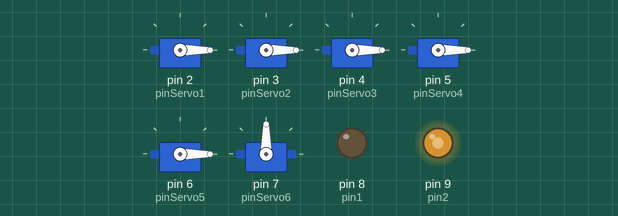
A sketch run on a simulated Arduino Uno, built with avr-gcc and run on an emulated ATmega328P. Shown: 6 × servo, output pins drawn as LEDs (lit = HIGH).

Above: at 0.05 s.
At 4.0 s:
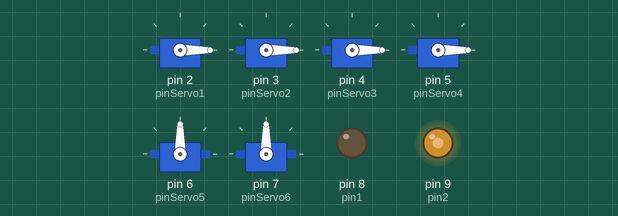
At 8.0 s:
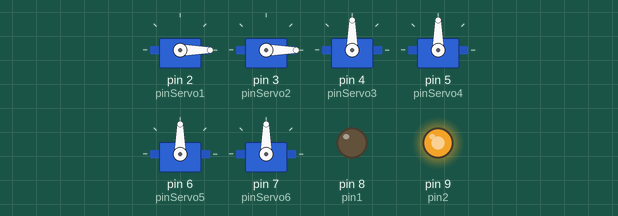
At 12.0 s:
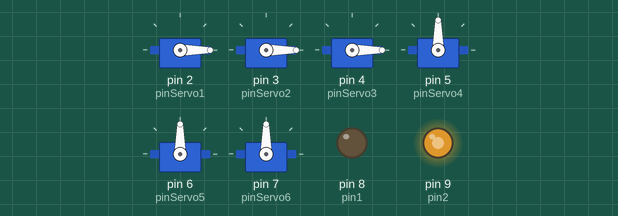
At 16.0 s:
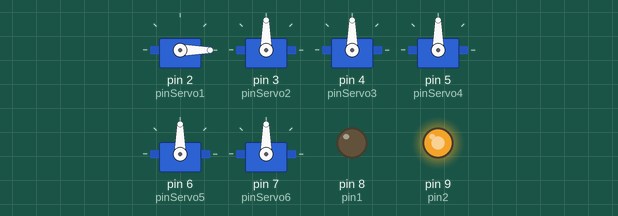
Timing chart, 0 to 18.4 s (numbered marks = the images above):
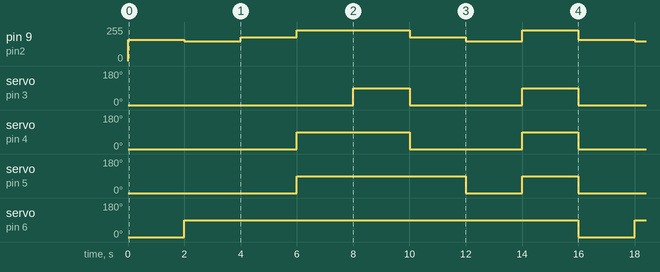

The sketch:

servo.ino
```cpp
#include <Servo.h>

#define pin1 8
#define pin2 9

#define pinServo1 2
#define pinServo2 3
#define pinServo3 4
#define pinServo4 5
#define pinServo5 6
#define pinServo6 7

Servo servo1;
Servo servo2;
Servo servo3;
Servo servo4;
Servo servo5;
Servo servo6;

int iniServo1 = 0, iniServo2 = 0, iniServo3 = 0, iniServo4 = 0, iniServo5 = 0, iniServo6 = 0;

int angle = 90;
int speed1;   //this takes the speed of the blower

//All notes are here
//0 indicates the hole being closed
//1 indicates the hole being open
//2 indicates the hole being half open
/*int c_sharp[] = {1,1,1,0,0,0};
int d[] = {1,1,0.5,0,0,0};
int d_sharp[] = {1,1,0,0,0,0};
int e[] = {1,0.5,0,0,0,0};
int f[] = {1,0,0,0,0,0};
int f_sharp[] = {0.5,0,0,0,0,0};
int g[] = {0,0,0,0,0,0};
int g_sharp[] = {1,1,1,1,1,1};
int a[] = {1,1,1,1,1,0.5};
int a_sharp[] = {1,1,1,1,1,0};
int b[] = {{1,1,1,1,0,0}*/

void b(){
  servo1.write(0);
  servo2.write(0);
  servo3.write(0);
  servo4.write(0);
  servo5.write(angle);
  servo6.write(angle);
}

void c_sharp(){
  servo1.write(0);
  servo2.write(0);
  servo3.write(0);
  servo4.write(angle);
  servo5.write(angle);
  servo6.write(angle);
}

void d(){
  servo1.write(0);
  servo2.write(0);
  servo3.write(angle);
  servo4.write(angle);
  servo5.write(angle);
  servo6.write(angle);
}


void d_sharp(){
  servo1.write(0);
  servo2.write(0);
  servo3.write(angle);
  servo4.write(angle);
  servo5.write(angle);
  servo6.write(angle);

}

void e(){
  servo1.write(0);
  servo2.write(angle);
  servo3.write(angle);
  servo4.write(angle);
  servo5.write(angle);
  servo6.write(angle);

}

void f(){
  servo1.write(0);
  servo2.write(angle);
  servo3.write(angle);
  servo4.write(angle);
  servo5.write(angle);
  servo6.write(angle);

}

void g(){
  servo1.write(angle);
  servo2.write(angle);
  servo3.write(angle);
  servo4.write(angle);
  servo5.write(angle);
  servo6.write(angle);
}

void g_sharp(){
  servo1.write(0);
  servo2.write(0);
  servo3.write(0);
  servo4.write(0);
  servo5.write(0);
  servo6.write(0);

}

void a(){
  servo1.write(0);
  servo2.write(0);
  servo3.write(0);
  servo4.write(0);
  servo5.write(0);
  servo6.write(angle);

}

void a_sharp(){
  servo1.write(0);
  servo2.write(0);
  servo3.write(0);
  servo4.write(0);
  servo5.write(0);
  servo6.write(angle);

}

void setup() {
  // put your setup code here, to run once:

    servo1.attach(pinServo1);
    servo2.attach(pinServo2);
    servo3.attach(pinServo3);
    servo4.attach(pinServo4);
    servo5.attach(pinServo5);
    servo6.attach(pinServo6);

    servo1.write(iniServo1);
    servo2.write(iniServo2);
    servo3.write(iniServo3);
    servo4.write(iniServo4);
    servo5.write(iniServo5);
    servo6.write(iniServo6);

    pinMode(pin1,OUTPUT);
    pinMode(pin2,OUTPUT);
}


void loop() {
  // put your main code here, to run repeatedly:

//you may write your song here

speed1 = 160;
a_sharp();
analogWrite(pin2 , speed1);
delay(2000);

speed1 = 150;
b();
analogWrite(pin2 , speed1);
delay(2000);

speed1 = 180;
c_sharp;
analogWrite(pin2 , speed1);
delay(2000);

speed1 = 230;
d_sharp();
analogWrite(pin2 , speed1);
delay(2000);

speed1 = 230;
f();
analogWrite(pin2 , speed1);
delay(2000);

speed1 = 180;
c_sharp();
analogWrite(pin2 , speed1);
delay(2000);

speed1 = 150;
b();
analogWrite(pin2 , speed1);
delay(2000);

speed1 = 230;
f();
analogWrite(pin2 , speed1);
delay(2000);

}
```

Measured:
- by itself, servo on pin 3 (pinServo2): 0° → 90° at 8.0 s, → 0° 2.0 s later, → 90° 4.0 s later, → 0° 2.0 s later, … (8 changes in this stretch)
- by itself, servo on pin 4 (pinServo3): 0° → 90° at 6.0 s, → 0° 4.0 s later, → 90° 4.0 s later, → 0° 2.0 s later, … (9 changes in this stretch)
- by itself, servo on pin 5 (pinServo4): 0° → 90° at 6.0 s, → 0° 6.0 s later, → 90° 2.0 s later, → 0° 2.0 s later, … (9 changes in this stretch)
- by itself, servo on pin 6 (pinServo5): alternates 90° for 14.0 s and 0° for 2.0 s
- by itself, pin 9 (pin2): repeats every 16.0 s: 150/255 2.0 s, 180/255 2.0 s, 230/255 4.0 s, 180/255 2.0 s, 150/255 2.0 s, 230/255 2.0 s, 160/255 2.0 s
